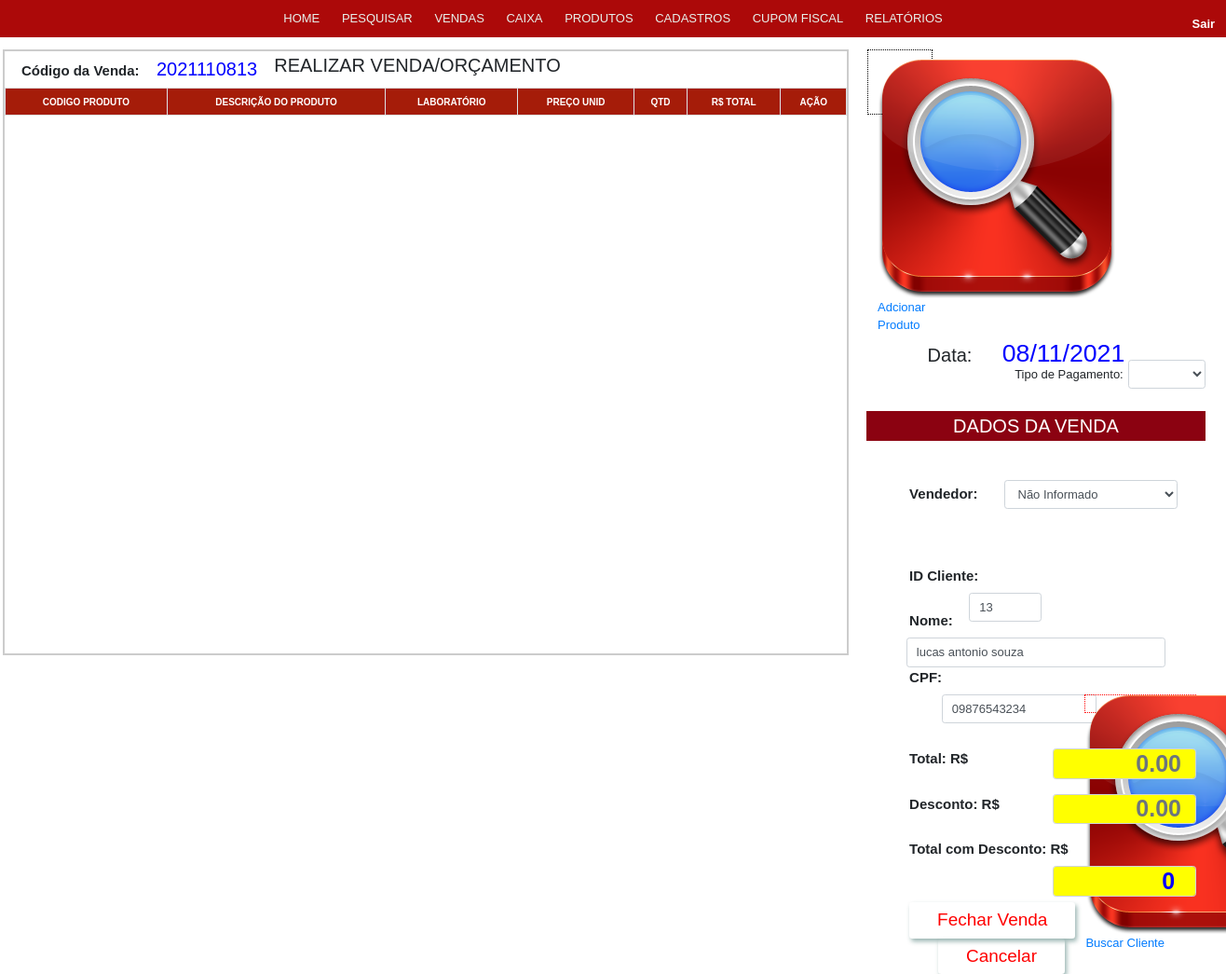
/view/Vendas.php?id_cliente_up_venda=13, run on the app's committed database.
### tables this page shows
CREATE TABLE IF NOT EXISTS `pessoa` (
  `id_pessoa` INT NOT NULL AUTO_INCREMENT,
  `nome` VARCHAR(45) NOT NULL,
  `cpf_cnpj` VARCHAR(20) NULL,
  `tipo_pessoa` ENUM('cliente', 'funcionario', 'fornecedor') NOT NULL,
  `email` VARCHAR(45) NULL,
  `telefone_fixo` VARCHAR(11) NULL,
  `telefone_celular` VARCHAR(11) NULL,
  `matricula` VARCHAR(11) NULL,
  `senha` VARCHAR(45) NULL,
  `funcao` ENUM('gerente', 'vendedor', 'operador de caixa') NULL,
  `endereco` VARCHAR(60) NULL,
  PRIMARY KEY (`id_pessoa`),
  UNIQUE INDEX `cpf_cnpj_UNIQUE` (`cpf_cnpj` ASC) );

### model/Venda.php (called while the page is built, shortened)
<?php
require_once 'Conexao.php';
require_once 'Pessoa.php';
class Venda
{
    public function selectAllVenda()
    {
        $conexao = new Conexao("projeto_cristofarma", "localhost", "root", "");
        $dados  = $conexao->pdo->query("SELECT * FROM venda ORDER BY data_venda DESC");
        $dadosSelecionados = $dados->fetchAll(PDO::FETCH_ASSOC);
        return $dadosSelecionados;
    }
}
?>

### model/Conexao.php (called while the page is built, shortened)
<?php
class Conexao {
    function __construct($dbname, $host, $user, $senha)
    {
        try {
            $this->pdo  = new PDO("mysql:dbname=" . $dbname . ";host=" . $host, $user, $senha);
        } catch (PDOException $e) {
            echo "Erro com Banco de Dados: " . $e->getMessage();
            exit();
        } catch (Exception $e) {
            echo "Erro Generico: " . $e->getMessage();
            exit();
        }
    }
}
?>

### model/Pessoa.php (called while the page is built, shortened)
<?php
require_once 'Conexao.php';
class Pessoa
{
    public function selectPessoaCliente($id_up)
    {
        $conexao = new Conexao("projeto_cristofarma", "localhost", "root", "");
        $dados  = $conexao->pdo->prepare("SELECT * FROM pessoa WHERE tipo_pessoa = 'cliente' AND id_pessoa = :id " );
        $dados->bindValue("id", $id_up);
        $dados->execute();
        $dadosSelecionados = $dados->fetchAll(PDO::FETCH_ASSOC);
        return $dadosSelecionados;
    }
}
?>

### view/Vendas.php (the view, shortened to what this page needs)
<!doctype html>
<html lang="pt">
<head>
    <link rel="stylesheet" href="../css/bootstrap/nav/navegador.css">
    <link rel="stylesheet" href="../css/estilo.css">
<?php
        require_once '../model/Pessoa.php';
        require_once '../model/Venda.php';
        require_once '../model/Conexao.php';
        $pessoa = new Pessoa();
        $venda = new Venda();
    ?>
</head>
<body>
    <header>
    <nav class="dp-menu">
        <ul>
            <li><a href="home.php">HOME</a></li>
            <li><a href="#">PESQUISAR</a>
            </li>
            <li><a href="Vendas.php">VENDAS</a></li>
            <li><a href="Caixa.php">CAIXA</a></li>
            <li><a href="#">PRODUTOS</a>
            </li>
            <li><a href="Cadastros.php">CADASTROS</a></li>
            <li><a href="CupomFiscal.php">CUPOM FISCAL</a></li>
            <li><a href="#">RELATÓRIOS</a>
        </ul>
    </nav>
    </header>
    <div id="divSair"    >
        <a href="index.php">Sair</a>
    </div>
<form method="POST">
    <div id="itensAdicionados">
    <section id="principalVendas">
<div class="scroll">
    <table>
    <legend style="margin-left: -1%;">REALIZAR VENDA/ORÇAMENTO</legend>
        <tr>
            <table class="table table-hover">
                <th> CODIGO PRODUTO </th>
                <th> DESCRIÇÃO DO PRODUTO </th>
                <th> LABORATÓRIO </th>
                <th> PREÇO UNID</th>
                <th> QTD </th>
                <th id="get_rows_value"> R$ TOTAL </th>
                <th> AÇÃO </th>
        </tr>
    <?php
    echo '<div id="divCodigoVenda" style="margin-left: 1%; width:98%; margin-top: -3.5%;" >';
    echo '<label style="font-weight: bolder; font-size: 15px; margin-left: 1%;">Código da Venda:</label>';
        $ano = date('Y');
        $mes = date('m');
        $dia = date('d');
        $countVendasDia = count($venda->selectAllVenda());
        $codigo_gerado_venda = $ano.$mes.$dia.$countVendasDia;
    echo '<input id="codigoVenda" name="codigoVenda" value="'. $codigo_gerado_venda .'"style="color: blue; text-align:
        center; font-size: 15pt; border: none; display: inline-block;" size="10" ></input>';
$soma_total_venda = array();
?>
       </table>
    </div>
</div>
    <div id="adicionaPrudutoVenda" style="padding: 10px;" >
                <a id="adicionar-produto" href="ConsultaProdutos.php?buscaProdutos=+"><img src="/img/search.png">Adcionar Produto</a>
    </div>
        <div id="divDataHoraVenda">
            <label>Data:</label>
            <input id="dataVenda" name="dataVenda" value="<?php date_default_timezone_set('America/Sao_Paulo');
                echo date('d/m/Y'); ?>"
                    style="color: blue; text-align: center; font-size: 20pt; border: none; display: inline;"
                    size="10" ></input>
        </div>
            <div id="divPagamentoTipo">
                <label id="labelTipoPagamento"> Tipo de Pagamento:</label>
                <select id="tipoPagamento" name="tipoPagamento" class="form-control">
                    <option value="" selected required> </option>
                    <option value="a vista" >À Vista</option>
                </select>
            </div><br>
    <div id="divDabosVenda" style="width: 30%; float: right; margin-right: 0.5%; height: 540px; font-size: 13pt; padding: 15px;">
    <legend style="border: solid 1px #8b0210; background-color: #8b0211; color: white;">DADOS DA VENDA</legend><br>
        <div id="vendedorSelecionado">
                <label id="labelVendedorSelecionado">Vendedor:</label>
                                <select id="vendedor" name="vendedor" class="form-control" style="display: inline; margin-left: 8%;">
                                    <option value=""  > Não Informado </option>
                            </select><br/><br/><br/><br>
        <label for="idClienteVenda" st>ID Cliente:</label>
            <input id="idClienteVenda" type="text" name="idClienteVenda" class="form-control" size="5" style="margin-right: 54%;"
                value="<?php if (isset($_GET['id_cliente_up_venda']) && !empty(['id_cliente_up_venda']))
                {
                        $id_cliente_get_up = addslashes($_GET['id_cliente_up_venda']);
                            $retornoConsulta = $pessoa->selectPessoaCliente($id_cliente_get_up);
                                if(isset($retornoConsulta)){echo $retornoConsulta[0]['id_pessoa'];
                    }
                }
                    ?>"><br><br>
            <label id="labelNomeCliente">Nome:</label>
            <input id="nomeCliente" type="search" class="form-control" name="nomeCliente" autofocus size="30" style="margin-right: 11%;"
                value="<?php if (isset($_GET['id_cliente_up_venda']) && 'id_cliente_up_venda' !== NULL)
                {
                        $id_cliente_get_up = addslashes($_GET['id_cliente_up_venda']);
                            $retornoConsulta = $pessoa->selectPessoaCliente($id_cliente_get_up);
                                if(isset($retornoConsulta)){echo $retornoConsulta[0]['nome'];
                    }
                }
                    ?>"><br><br>
            <label id="labelCpf">CPF:</label>
            <input id="cpfCliente" type="text" name="cpfCliente" class="form-control" size="16" style="margin-right: 35%;"
                value="<?php if (isset($_GET['id_cliente_up_venda']) && !empty(['id_cliente_up_venda']))
                {
                        $id_cliente_get_up = addslashes($_GET['id_cliente_up_venda']);
                            $retornoConsulta = $pessoa->selectPessoaCliente($id_cliente_get_up);
                                if(isset($retornoConsulta)){echo $retornoConsulta[0]['cpf_cnpj'];
                    }
                }
                    ?>"><br><br>
                <div id="adicionaClienteVenda">
                        <a href="ConsultaClientes.php?buscaCliente=+"><img src="/img/search.png">Buscar Cliente</a>
                </div><br><br>
            <?php
                 $valor_total_venda = array_sum($soma_total_venda);
            ?>
            <label id="total" for="totalSemDesconto"> Total: R$</label>
            <input id="totalSemDesconto" name="totalSemDesconto" class="form-control" size="6" placeholder="0.00"
                value="<?php if (isset($_SESSION['venda'])) {  echo number_format($valor_total_venda, 2, '.','.');  }  ?>"
                    style="text-align: right; color: blue; font-size: 25px; padding: 5%; background-color: #FFFF00; font-weight: bolder;"> <br><br>
            <label id="desconto" for="desconto"> Desconto: R$</label>
            <input id="desconto" type="text" name="desconto" class="form-control" size="6" placeholder="0.00"
                value="<?php if (isset($_POST['desconto']))
                            {
                                $desc = filter_input(INPUT_POST, 'desconto');
                                echo number_format($desc, 2, '.','.');
                                $valor_total_venda = (float) addslashes($_POST['totalSemDesconto']);
                                $desc = (float) addslashes($_POST['desconto']);
                                $total = calculaVenda($valor_total_venda, $desc );
                            }
            function calculaVenda($valor_total_venda, $desc)
            {
                $total = $valor_total_venda - $desc;
                return $total;
            } ?>"
                    style="text-align: right; color: blue; font-size: 25px; padding: 5%; background-color: #FFFF00; font-weight: bolder;"><br><br>
            <label for="totalComDesconto" id="totalComDesconto" >Total com Desconto: R$</label>
            <input id="totalComDesconto" name="totalComDesconto" class="form-control"  size="6" placeholder="0.00"
                value=" <?php if (isset($desc)) {
                    echo number_format($total, 2, '.','.'); } else { echo $valor_total_venda;}?> "
                    style="text-align: right; color: blue; font-size: 25px; padding: 5%; background-color: #FFFF00; font-weight: bolder;"><br><br><br>
            <button class="btn btn-outline-danger" id="btnFecharVenda" name="fecharVenda" onclick="" style="display: inline;">Fechar Venda</button>
            <button class="btn btn-outline-danger" id="btnCncelarVenda" name="cancelarVenda" onclick=" return confirmacao();" style="display: inline; margin-left: 10%;">Cancelar</button>
        </div>
    </div>
    </form>
</body>
</html>

### css/estilo.css (style rules this page uses)
* { padding: 0px; margin: 0px; font-family: sans-serif; font-size: 13px; }
#cadastro input, label { display: inline-block; }
legend { text-align: center; font-size: 15pt; margin-top: 0px; }
#notaFiscal input, label { display: inline-block; }
.btn { border: none; background-color: #74032e; color: white; padding: 5px 30px; text-align: center; text-decoration: none; display: inline-block; font-size: 19px; box-shadow: 2px 3px 5px rgb(10 74 67 / 42%); }
.btn-outline-danger { color: #ff0000; background-color: transparent; border-color: #f1eeef; font: bold; }
#adicionaPrudutoVenda { display: inline-block; border: black dotted 1px; width: 70px; height: 70px; margin-left: 20px; padding: 10px; background-image: url(/img/serch.png); background-repeat: no-repeat; background-size: 100%; background-position: center; }
#divDataHoraVenda { float: right; margin-right: 80px; }
#divDataHoraVenda label { font-size: 20px; }
#divPagamentoTipo { float: right; padding: 10px; width: 18%; height: 50px; font-size: 13pt; margin-top: -2%; }
#divPagamentoTipo select { display: inline-block; }
#divDabosVenda label { font-weight: bold; font-size: 15px; }
#vendedorSelecionado { float: right; height: 130px; width: 90%; margin-left: 10px; padding: 10px; }
#vendedorSelecionado input { display: inline-block; float: right; }
#adicionaClienteVenda { border: dotted 1px red; width: 120px; height: 20px; float: right; margin-top: -10%; }
#itensAdicionados { border:rgba(0, 0, 0, .2) 2px solid; margin-left: 3px; float: left; width: 69%; height: 650px; display: block; }
.scroll { max-width: 100%; overflow: auto; }
#divSair { width: 2%; font-size: 12pt; float: right; margin-right: 1%; margin-left: 80%; margin-top: -3%; }
#divSair a { color: white; font-weight: bolder; padding: 3px; }
table tr, td { font-size: 13pt; }

### data on the page
pessoa: idClienteVenda "13", nomeCliente "lucas antonio souza", cpfCliente "09876543234"
